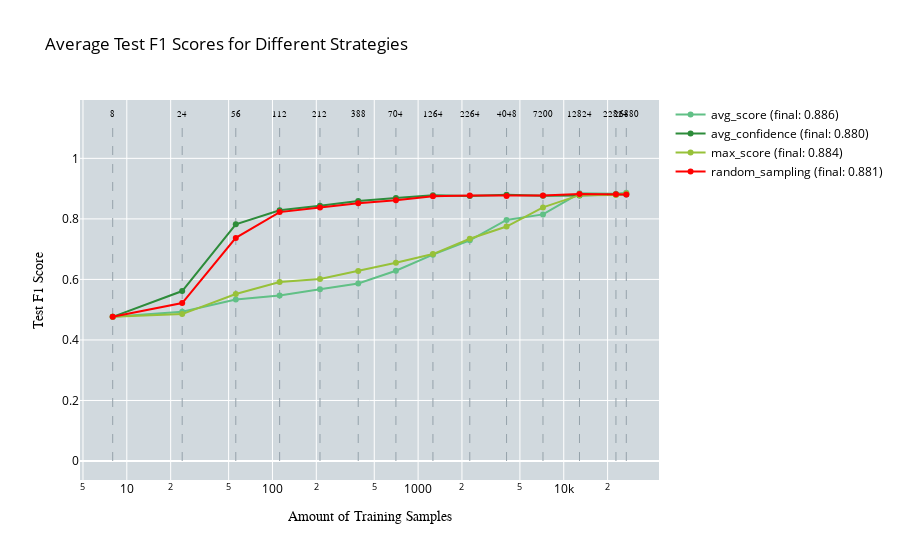

The cell this chart's notebook holds for it:
### Code cell
import pickle
import numpy as np
import os
import plotly.graph_objects as go

def read_and_average_test_f1(root_folder, run_folders, filename_template, file_indices):
    """
    Reads pickle files for a specific strategy, extracts test F1 scores, and computes their average across runs.
    """
    performance_test_data_all = []

    for run_folder, file_index in zip(run_folders, file_indices):
        pickle_filename = filename_template.format(file_index)  # Dynamically generate filenames
        pickle_path = os.path.join(root_folder, run_folder, pickle_filename)
        
        print(f"Loading pickle file: {pickle_path}")
        with open(pickle_path, 'rb') as pickle_file:
            results = pickle.load(pickle_file)
            performance_test_data_all.append(results["test_f1_scores_macro"])

    # Calculate the average test F1 score across runs
    average_test_f1 = np.mean(performance_test_data_all, axis=0)
    return average_test_f1

def plot_all_test_performance(no_of_samples, performances, strategies, title, x_axes, y_axes):
    """
    Plots the average test F1 scores of multiple strategies on a single graph.
    """
    fig = go.Figure()
    fig.update_layout(plot_bgcolor='rgb(209, 217, 222)')

    # Add dashed lines for sample numbers and text labels on top of the graph
    samples_text = [str(f) for f in no_of_samples]
    for line, label in zip(no_of_samples, samples_text):
        fig.add_trace(go.Scatter(
            x=[line, line],
            y=[0, 1.12],
            mode='lines',
            line=dict(dash='dash', color='rgb(149, 162, 171)', width=1),
            showlegend=False
        ))

        fig.add_trace(go.Scatter(
            x=[line],
            y=[1.13],
            mode='text',
            marker=dict(size=0),
            text=[label],
            textposition='top center',
            showlegend=False,
            textfont=dict(family='Arial', color='black', size=8.5)
        ))

    # Define the color palette, with random sampling in red and other strategies in different shades of green
    colors = [
              'rgb(97, 192, 134)',
              'rgb(45, 140, 58)',
              'rgb(151, 193, 57)',
              'rgb(255, 0, 0)'# Red for random sampling
              ]   

    # Add traces for each strategy
    for idx, (performance, strategy) in enumerate(zip(performances, strategies)):
        # Ensure random sampling is always red (the first strategy in the list)
        color = colors[strategies.index(strategy)]
        fig.add_trace(go.Scatter(
            x=no_of_samples,
            y=performance,
            name=f"{strategy} (final: {performance[-1]:.3f})",
            marker=dict(color=color),
            textfont=dict(family="Arial", size=11),
            line=dict(width=2)
        ))

    fig.update_layout(
        title_text=str(title),
        legend=dict(font=dict(color='black')),
        title_font_color='black'
    )

    # Set the x-axis to be on a log scale
    fig.update_xaxes(
        title_text=str(x_axes),
        title_font=dict(color="black", family="Arial"),
        tickfont_color='black',
        type="log"
    )

    # Update y-axis for test F1 score
    fig.update_yaxes(
        title_text=str(y_axes),
        title_font=dict(color="black", family="Arial"),
        tickfont_color='black'
    )

    fig.show()

# Define file paths and folders for each strategy
strategies = ['avg_score', 'avg_confidence', 'max_score', 'random_sampling']
root_folders = {
    'avg_score': "/home/woody/iwfa/iwfa044h/CleanLab_Test/ActiveLearningApproaches/EOD/DInoS/AL/avg_score",
    'avg_confidence': "/home/woody/iwfa/iwfa044h/CleanLab_Test/ActiveLearningApproaches/EOD/DInoS/AL/avg_confidence",
    'max_score': "/home/woody/iwfa/iwfa044h/CleanLab_Test/ActiveLearningApproaches/EOD/DInoS/AL/max_score",
    'random_sampling': "/home/woody/iwfa/iwfa044h/CleanLab_Test/ActiveLearningApproaches/EOD/DInoS/RS"
}
run_folders = [f"run{i}" for i in range(1, 6)]
file_indices = [2, 3, 4, 5, 6]  # Corresponding indices for the filenames

# Template for filenames for each strategy
filename_templates = {
    'avg_score': "AL_average_score_results_for_multilabel_classification_s4{}.pickle",
    'avg_confidence': "AL_average_confidence_results_for_multilabel_classification_s4{}.pickle",
    'max_score': "AL_max_score_results_for_multilabel_classification_s4{}.pickle",
    'random_sampling': "random_sampling_results_for_multilabel_classification_s4{}.pickle"
}

# Sample counts
no_of_samples = [8, 24, 56, 112, 212, 388, 704, 1264, 2264, 4048, 7200, 12824, 22824, 26880]

# Calculate averages for each strategy
performances = []
for strategy in strategies:
    average_f1 = read_and_average_test_f1(
        root_folder=root_folders[strategy],
        run_folders=run_folders,
        filename_template=filename_templates[strategy],
        file_indices=file_indices
    )
    performances.append(average_f1)

# Plot the results
plot_all_test_performance(
    no_of_samples, 
    performances, 
    strategies, 
    title="Average Test F1 Scores for Different Strategies",
    x_axes="Amount of Training Samples",
    y_axes="Test F1 Score"
)

### Figure 1 — Plotly figure (JSON) as saved in the notebook; plotly's stock layout.template omitted (floating-point values rounded to 4 significant figures)
{"data": [{"line": {"color": "rgb(149, 162, 171)", "dash": "dash", "width": 1}, "mode": "lines", "showlegend": false, "type": "scatter", "x": [8, 8], "y": [0, 1.12]}, {"marker": {"size": 0}, "mode": "text", "showlegend": false, "text": ["8"], "textfont": {"color": "black", "family": "Arial", "size": 8.5}, "textposition": "top center", "type": "scatter", "x": [8], "y": [1.13]}, {"line": {"color": "rgb(149, 162, 171)", "dash": "dash", "width": 1}, "mode": "lines", "showlegend": false, "type": "scatter", "x": [24, 24], "y": [0, 1.12]}, {"marker": {"size": 0}, "mode": "text", "showlegend": false, "text": ["24"], "textfont": {"color": "black", "family": "Arial", "size": 8.5}, "textposition": "top center", "type": "scatter", "x": [24], "y": [1.13]}, {"line": {"color": "rgb(149, 162, 171)", "dash": "dash", "width": 1}, "mode": "lines", "showlegend": false, "type": "scatter", "x": [56, 56], "y": [0, 1.12]}, {"marker": {"size": 0}, "mode": "text", "showlegend": false, "text": ["56"], "textfont": {"color": "black", "family": "Arial", "size": 8.5}, "textposition": "top center", "type": "scatter", "x": [56], "y": [1.13]}, {"line": {"color": "rgb(149, 162, 171)", "dash": "dash", "width": 1}, "mode": "lines", "showlegend": false, "type": "scatter", "x": [112, 112], "y": [0, 1.12]}, {"marker": {"size": 0}, "mode": "text", "showlegend": false, "text": ["112"], "textfont": {"color": "black", "family": "Arial", "size": 8.5}, "textposition": "top center", "type": "scatter", "x": [112], "y": [1.13]}, {"line": {"color": "rgb(149, 162, 171)", "dash": "dash", "width": 1}, "mode": "lines", "showlegend": false, "type": "scatter", "x": [212, 212], "y": [0, 1.12]}, {"marker": {"size": 0}, "mode": "text", "showlegend": false, "text": ["212"], "textfont": {"color": "black", "family": "Arial", "size": 8.5}, "textposition": "top center", "type": "scatter", "x": [212], "y": [1.13]}, {"line": {"color": "rgb(149, 162, 171)", "dash": "dash", "width": 1}, "mode": "lines", "showlegend": false, "type": "scatter", "x": [388, 388], "y": [0, 1.12]}, {"marker": {"size": 0}, "mode": "text", "showlegend": false, "text": ["388"], "textfont": {"color": "black", "family": "Arial", "size": 8.5}, "textposition": "top center", "type": "scatter", "x": [388], "y": [1.13]}, {"line": {"color": "rgb(149, 162, 171)", "dash": "dash", "width": 1}, "mode": "lines", "showlegend": false, "type": "scatter", "x": [704, 704], "y": [0, 1.12]}, {"marker": {"size": 0}, "mode": "text", "showlegend": false, "text": ["704"], "textfont": {"color": "black", "family": "Arial", "size": 8.5}, "textposition": "top center", "type": "scatter", "x": [704], "y": [1.13]}, {"line": {"color": "rgb(149, 162, 171)", "dash": "dash", "width": 1}, "mode": "lines", "showlegend": false, "type": "scatter", "x": [1264, 1264], "y": [0, 1.12]}, {"marker": {"size": 0}, "mode": "text", "showlegend": false, "text": ["1264"], "textfont": {"color": "black", "family": "Arial", "size": 8.5}, "textposition": "top center", "type": "scatter", "x": [1264], "y": [1.13]}, {"line": {"color": "rgb(149, 162, 171)", "dash": "dash", "width": 1}, "mode": "lines", "showlegend": false, "type": "scatter", "x": [2264, 2264], "y": [0, 1.12]}, {"marker": {"size": 0}, "mode": "text", "showlegend": false, "text": ["2264"], "textfont": {"color": "black", "family": "Arial", "size": 8.5}, "textposition": "top center", "type": "scatter", "x": [2264], "y": [1.13]}, {"line": {"color": "rgb(149, 162, 171)", "dash": "dash", "width": 1}, "mode": "lines", "showlegend": false, "type": "scatter", "x": [4048, 4048], "y": [0, 1.12]}, {"marker": {"size": 0}, "mode": "text", "showlegend": false, "text": ["4048"], "textfont": {"color": "black", "family": "Arial", "size": 8.5}, "textposition": "top center", "type": "scatter", "x": [4048], "y": [1.13]}, {"line": {"color": "rgb(149, 162, 171)", "dash": "dash", "width": 1}, "mode": "lines", "showlegend": false, "type": "scatter", "x": [7200, 7200], "y": [0, 1.12]}, {"marker": {"size": 0}, "mode": "text", "showlegend": false, "text": ["7200"], "textfont": {"color": "black", "family": "Arial", "size": 8.5}, "textposition": "top center", "type": "scatter", "x": [7200], "y": [1.13]}, {"line": {"color": "rgb(149, 162, 171)", "dash": "dash", "width": 1}, "mode": "lines", "showlegend": false, "type": "scatter", "x": [12824, 12824], "y": [0, 1.12]}, {"marker": {"size": 0}, "mode": "text", "showlegend": false, "text": ["12824"], "textfont": {"color": "black", "family": "Arial", "size": 8.5}, "textposition": "top center", "type": "scatter", "x": [12824], "y": [1.13]}, {"line": {"color": "rgb(149, 162, 171)", "dash": "dash", "width": 1}, "mode": "lines", "showlegend": false, "type": "scatter", "x": [22824, 22824], "y": [0, 1.12]}, {"marker": {"size": 0}, "mode": "text", "showlegend": false, "text": ["22824"], "textfont": {"color": "black", "family": "Arial", "size": 8.5}, "textposition": "top center", "type": "scatter", "x": [22824], "y": [1.13]}, {"line": {"color": "rgb(149, 162, 171)", "dash": "dash", "width": 1}, "mode": "lines", "showlegend": false, "type": "scatter", "x": [26880, 26880], "y": [0, 1.12]}, {"marker": {"size": 0}, "mode": "text", "showlegend": false, "text": ["26880"], "textfont": {"color": "black", "family": "Arial", "size": 8.5}, "textposition": "top center", "type": "scatter", "x": [26880], "y": [1.13]}, {"line": {"width": 2}, "marker": {"color": "rgb(97, 192, 134)"}, "name": "avg_score (final: 0.886)", "textfont": {"family": "Arial", "size": 11}, "type": "scatter", "x": [8, 24, 56, 112, 212, 388, 704, 1264, 2264, 4048, 7200, 12824, 22824, 26880], "y": [0.4764, 0.4931, 0.5337, 0.547, 0.5677, 0.5864, 0.6287, 0.6818, 0.729, 0.7963, 0.8148, 0.8846, 0.8831, 0.886]}, {"line": {"width": 2}, "marker": {"color": "rgb(45, 140, 58)"}, "name": "avg_confidence (final: 0.880)", "textfont": {"family": "Arial", "size": 11}, "type": "scatter", "x": [8, 24, 56, 112, 212, 388, 704, 1264, 2264, 4048, 7200, 12824, 22824, 26880], "y": [0.4764, 0.5615, 0.7821, 0.8285, 0.8431, 0.8587, 0.8691, 0.8777, 0.8753, 0.8799, 0.8764, 0.8772, 0.8809, 0.8804]}, {"line": {"width": 2}, "marker": {"color": "rgb(151, 193, 57)"}, "name": "max_score (final: 0.884)", "textfont": {"family": "Arial", "size": 11}, "type": "scatter", "x": [8, 24, 56, 112, 212, 388, 704, 1264, 2264, 4048, 7200, 12824, 22824, 26880], "y": [0.4764, 0.4854, 0.5517, 0.5911, 0.6016, 0.6274, 0.6548, 0.6836, 0.7342, 0.7747, 0.8379, 0.8784, 0.8785, 0.8838]}, {"line": {"width": 2}, "marker": {"color": "rgb(255, 0, 0)"}, "name": "random_sampling (final: 0.881)", "textfont": {"family": "Arial", "size": 11}, "type": "scatter", "x": [8, 24, 56, 112, 212, 388, 704, 1264, 2264, 4048, 7200, 12824, 22824, 26880], "y": [0.4764, 0.5218, 0.7372, 0.8224, 0.8379, 0.8518, 0.8619, 0.8748, 0.8769, 0.8757, 0.8769, 0.8818, 0.881, 0.8808]}], "layout": {"legend": {"font": {"color": "black"}}, "plot_bgcolor": "rgb(209, 217, 222)", "title": {"font": {"color": "black"}, "text": "Average Test F1 Scores for Different Strategies"}, "xaxis": {"tickfont": {"color": "black"}, "title": {"font": {"color": "black", "family": "Arial"}, "text": "Amount of Training Samples"}, "type": "log"}, "yaxis": {"tickfont": {"color": "black"}, "title": {"font": {"color": "black", "family": "Arial"}, "text": "Test F1 Score"}}}}
